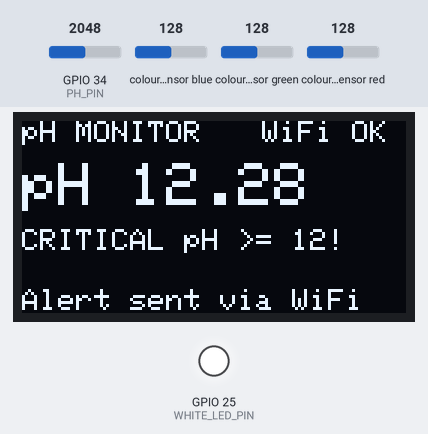
A sketch run on a simulated ESP32. Shown: 128×64 one-colour display, output pins drawn as LEDs (lit = HIGH). The test bench sets the inputs (shaded band); at power-on: GPIO 34 (PH_PIN) = 2048, colour sensor red 128, colour sensor blue 128, colour sensor green 128 (analog values on the 0–4095 scale). EEPROM starts erased; what the sketch prints to the serial monitor is not drawn.

Above: at 1.4 s.
1.5 s: GPIO 34 (PH_PIN) set to 2866
At 3.8 s:
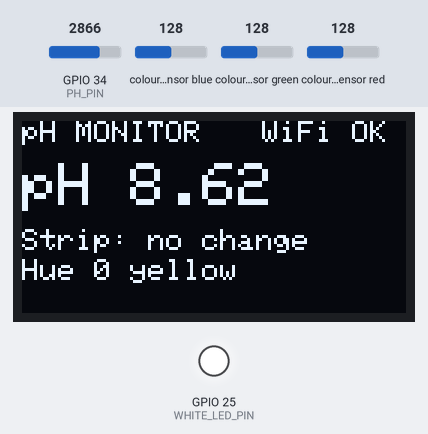
4.1 s: colour sensor red set to 191
At 6.6 s:
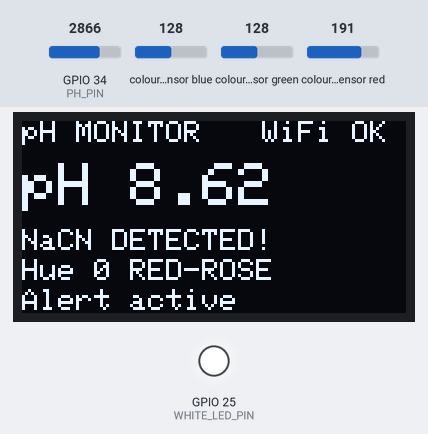
7.1 s: GPIO 34 (PH_PIN) set to 2973
At 8.3 s:
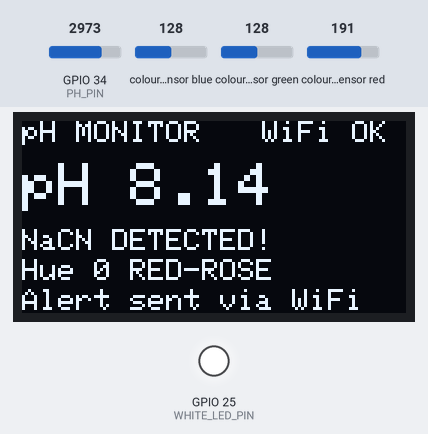
10.1 s: GPIO 34 (PH_PIN) set to 3067
At 11.3 s:
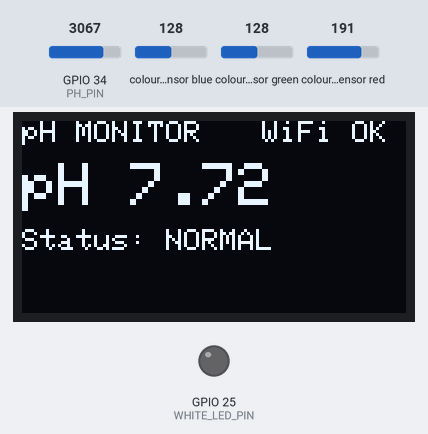
11.9 s: GPIO 34 (PH_PIN) set to 3972
At 12.8 s:
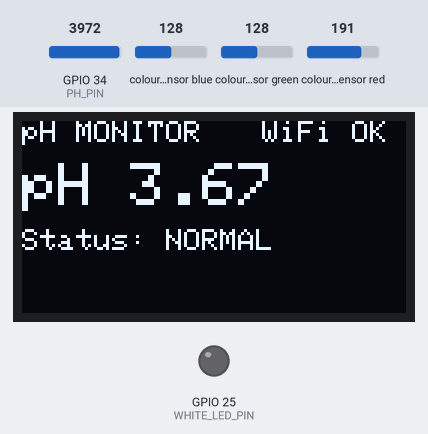
13.9 s: GPIO 34 (PH_PIN) set to 1228
At 16.6 s:
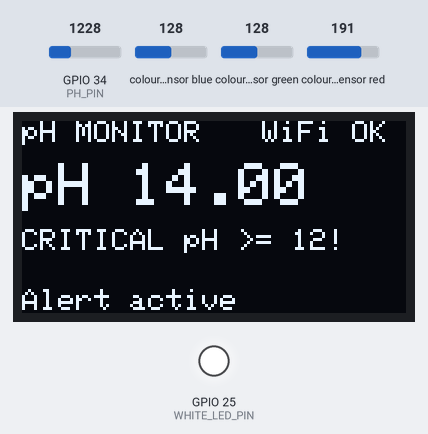
Timing chart, 0 to 17.9 s (numbered marks = the images above; inputs shaded):
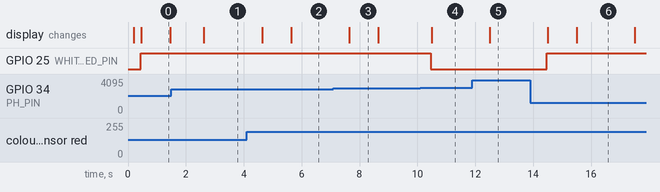

The sketch:

transmitter.ino
```cpp
/*
 * ARCCANUM - Transmitter node (ESP32-WROOM-32E)
 *
 * Continuously reads the water pH through the pH probe + amplifier board and
 * shows it on the SSD1306 OLED. The pH value is the primary decision gate:
 *
 *   pH >= 12.0          -> CRITICAL. Send a WiFi alert immediately, without
 *                          waiting for the TCS34725 colour sensor. The white
 *                          LED lights up once for 5 seconds.
 *   7.9 < pH < 12.0     -> Intermediate range. Switch on the white LED, let the
 *                          TCS34725 read the picric acid strip and compare it
 *                          with the programmed colour criteria. If the strip
 *                          turned from yellowish to red-rose, NaCN is confirmed:
 *                          show it on the OLED and send a WiFi alert. Otherwise
 *                          no alert is sent.
 *   pH <= 7.9           -> Outside the detection range. No alert.
 *
 * After every pass the loop starts over and reads the pH again.
 *
 * Alerts go to the receiver ESP32 over ESP-NOW, the ESP32's built-in direct
 * WiFi link (no router, no internet, no password needed).
 *
 * Libraries (Arduino Library Manager):
 *   - Adafruit TCS34725
 *   - Adafruit SSD1306   (pulls in Adafruit GFX Library + Adafruit BusIO)
 */

#include <Wire.h>
#include <Preferences.h>
#include <WiFi.h>
#include <esp_now.h>
#include <esp_wifi.h>
#include <Adafruit_TCS34725.h>
#include <Adafruit_GFX.h>
#include <Adafruit_SSD1306.h>

// ---------------------------------------------------------------------------
// Pin map (see README.md for the full wiring table)
// ---------------------------------------------------------------------------
// I2C bus shared by the TCS34725 and the SSD1306 OLED
#define I2C_SDA    21
#define I2C_SCL    22

// pH amplifier analog output (PO), wired directly to this pin
#define PH_PIN     34

// White LED: lights the strip steadily while the pH is in the colour-check
// range, and lights up once for 5 s when the pH becomes critical (>= 12.0)
#define WHITE_LED_PIN 25

// ---------------------------------------------------------------------------
// Detection thresholds
// ---------------------------------------------------------------------------
const float PH_CRITICAL     = 12.0;  // pH >= this -> immediate critical alert
const float PH_COLOR_CHECK  = 7.9;   // pH >  this (and < PH_CRITICAL) -> check strip

// ---------------------------------------------------------------------------
// pH conversion
//
// Standard response of the pH probe + amplifier board with its output wired
// straight to the ESP32: 2.60 V at pH 7 on this board, dropping about 0.18 V per pH
// unit as the water gets more alkaline (pH 10 -> about 2.06 V).
//
// These are defaults. If the calibration sketch (calibration/calibration.ino)
// has saved a calibration in the ESP32's memory, it replaces them at startup.
// ---------------------------------------------------------------------------
float CAL_PH_1      = 7.00;
float CAL_VOLTAGE_1 = 2.600;   // volts at the pin at pH 7.00 (measured, BNC shorted)
float CAL_PH_2      = 10.00;
float CAL_VOLTAGE_2 = 2.060;   // volts at the pin at pH 10.00

const int PH_SAMPLES = 20;           // ADC samples per pH reading

// ---------------------------------------------------------------------------
// Colour criteria for the picric acid strip (yellowish -> red-rose)
//
// The strip colour is judged by hue, saturation and brightness computed from
// the TCS34725 raw RGBC values. Yellow sits around 40-65 deg of hue; red-rose
// wraps around 0 deg (roughly 330-360 and 0-25). Tune these with the values
// printed on the Serial Monitor for your own strips and lighting.
// ---------------------------------------------------------------------------
const float RED_ROSE_HUE_LOW   = 330.0;  // hue >= this counts as red-rose ...
const float RED_ROSE_HUE_HIGH  = 25.0;   // ... or hue <= this
const float MIN_SATURATION     = 0.20;   // reject washed-out / grey readings
const float MIN_RED_TO_GREEN   = 1.40;   // R/G ratio; yellow is close to 1.0
const uint16_t MIN_CLEAR       = 100;    // reject readings that are too dark

const int COLOR_SAMPLES        = 3;      // TCS readings averaged per check
const unsigned long LED_SETTLE_MS = 150; // let the white LED stabilise

// How long the white LED stays on when the pH becomes critical
const unsigned long CRITICAL_LIGHT_MS = 5000;

// ---------------------------------------------------------------------------
// WiFi (ESP-NOW) settings (must match the receiver)
// ---------------------------------------------------------------------------
const int WIFI_CHANNEL = 1;           // both boards must use the same channel

// Alerts are broadcast, so the receiver's address does not need to be known.
const uint8_t BROADCAST_ADDRESS[] = {0xFF, 0xFF, 0xFF, 0xFF, 0xFF, 0xFF};

// Packet format: "ARC,<type>,<pH>,<seq>"   e.g. "ARC,CRIT,12.31,42"
//   type CRIT  -> pH >= 12.0, sent without colour confirmation
//   type COLOR -> intermediate pH, confirmed by the red-rose strip colour
#define PACKET_HEADER "ARC"

// Minimum time between two alerts while the condition persists. Broadcasts are
// not acknowledged, so repeating the alert also covers a missed packet. The receiver keeps its LED on while alerts keep arriving.
const unsigned long ALERT_RESEND_MS = 3000;

const unsigned long LOOP_INTERVAL_MS = 1000;

// ---------------------------------------------------------------------------
// Display
// ---------------------------------------------------------------------------
#define SCREEN_WIDTH  128
#define SCREEN_HEIGHT 64
#define OLED_ADDRESS  0x3C

Adafruit_SSD1306 display(SCREEN_WIDTH, SCREEN_HEIGHT, &Wire, -1);
Adafruit_TCS34725 tcs(TCS34725_INTEGRATIONTIME_154MS, TCS34725_GAIN_4X);

bool displayOk = false;
bool tcsOk = false;
bool linkOk = false;

uint32_t packetSeq = 0;
unsigned long lastAlertMs = 0;
bool alertSentBefore = false;

bool whiteLedOn = false;
bool wasCritical = false;            // pH was critical on the previous reading
bool criticalLightActive = false;    // 5 s critical light is running
unsigned long criticalLightStart = 0;
const char *lastAlertType = "";

enum Status {
  STATUS_NORMAL,        // pH <= 7.9
  STATUS_CHECKING,      // 7.9 < pH < 12.0, strip not red-rose
  STATUS_NACN,          // 7.9 < pH < 12.0, strip red-rose -> NaCN confirmed
  STATUS_CRITICAL,      // pH >= 12.0
  STATUS_SENSOR_ERROR   // intermediate range but the TCS34725 is missing
};

struct ColorReading {
  uint16_t r, g, b, c;
  float hue;         // 0-360 deg
  float saturation;  // 0-1
  bool redRose;
};

// ---------------------------------------------------------------------------
// pH
// ---------------------------------------------------------------------------
float readPhVoltage() {
  // Take several samples, drop the lowest and highest, average the rest.
  uint32_t samples[PH_SAMPLES];
  for (int i = 0; i < PH_SAMPLES; i++) {
    samples[i] = analogReadMilliVolts(PH_PIN);
    delay(10);
  }
  uint32_t minV = samples[0], maxV = samples[0], sum = 0;
  for (int i = 0; i < PH_SAMPLES; i++) {
    sum += samples[i];
    if (samples[i] < minV) minV = samples[i];
    if (samples[i] > maxV) maxV = samples[i];
  }
  sum -= minV + maxV;
  return (sum / float(PH_SAMPLES - 2)) / 1000.0;
}

// Uses the calibration saved by the calibration sketch, if there is one.
void loadCalibration() {
  Preferences prefs;
  prefs.begin("phcal", true);
  if (prefs.getBool("valid", false)) {
    CAL_PH_1      = prefs.getFloat("ph1", CAL_PH_1);
    CAL_VOLTAGE_1 = prefs.getFloat("v1",  CAL_VOLTAGE_1);
    CAL_PH_2      = prefs.getFloat("ph2", CAL_PH_2);
    CAL_VOLTAGE_2 = prefs.getFloat("v2",  CAL_VOLTAGE_2);
    Serial.printf("Using saved calibration: pH %.2f = %.3f V, pH %.2f = %.3f V\n",
                  CAL_PH_1, CAL_VOLTAGE_1, CAL_PH_2, CAL_VOLTAGE_2);
  } else {
    Serial.println("No saved calibration, using default pH values");
  }
  prefs.end();
}

float voltageToPh(float voltage) {
  float slope = (CAL_PH_2 - CAL_PH_1) / (CAL_VOLTAGE_2 - CAL_VOLTAGE_1);
  float ph = CAL_PH_1 + (voltage - CAL_VOLTAGE_1) * slope;
  ph = constrain(ph, 0.0, 14.0);
  // Round to the 2 decimals shown on the OLED and sent over WiFi, so the
  // threshold decision always matches the displayed/transmitted value.
  return roundf(ph * 100.0) / 100.0;
}

// ---------------------------------------------------------------------------
// Colour
// ---------------------------------------------------------------------------
void computeHueSaturation(ColorReading &cr) {
  float r = cr.r, g = cr.g, b = cr.b;
  float maxC = max(r, max(g, b));
  float minC = min(r, min(g, b));
  float delta = maxC - minC;

  cr.saturation = (maxC > 0) ? delta / maxC : 0;

  if (delta == 0) {
    cr.hue = 0;
  } else if (maxC == r) {
    cr.hue = 60.0 * fmod((g - b) / delta, 6.0);
  } else if (maxC == g) {
    cr.hue = 60.0 * ((b - r) / delta + 2.0);
  } else {
    cr.hue = 60.0 * ((r - g) / delta + 4.0);
  }
  if (cr.hue < 0) cr.hue += 360.0;
}

bool matchesRedRose(const ColorReading &cr) {
  if (cr.c < MIN_CLEAR) return false;
  if (cr.saturation < MIN_SATURATION) return false;
  if (cr.g == 0 || float(cr.r) / cr.g < MIN_RED_TO_GREEN) return false;
  return cr.hue >= RED_ROSE_HUE_LOW || cr.hue <= RED_ROSE_HUE_HIGH;
}

void setWhiteLed(bool on) {
  if (on == whiteLedOn) return;
  digitalWrite(WHITE_LED_PIN, on ? HIGH : LOW);
  whiteLedOn = on;
}

// The 5 s critical light has run out
bool criticalLightExpired() {
  return criticalLightActive && millis() - criticalLightStart >= CRITICAL_LIGHT_MS;
}

ColorReading readStripColor() {
  ColorReading cr = {};

  // The LED stays on for as long as the pH is in the colour-check range, so it
  // only needs time to settle when it has just been switched on.
  if (!whiteLedOn) {
    setWhiteLed(true);
    delay(LED_SETTLE_MS);
  }

  uint32_t sumR = 0, sumG = 0, sumB = 0, sumC = 0;
  for (int i = 0; i < COLOR_SAMPLES; i++) {
    uint16_t r, g, b, c;
    tcs.getRawData(&r, &g, &b, &c);  // blocks for one integration period
    sumR += r; sumG += g; sumB += b; sumC += c;
  }

  cr.r = sumR / COLOR_SAMPLES;
  cr.g = sumG / COLOR_SAMPLES;
  cr.b = sumB / COLOR_SAMPLES;
  cr.c = sumC / COLOR_SAMPLES;
  computeHueSaturation(cr);
  cr.redRose = matchesRedRose(cr);
  return cr;
}

// ---------------------------------------------------------------------------
// WiFi (ESP-NOW)
// ---------------------------------------------------------------------------
bool initLink() {
  WiFi.mode(WIFI_STA);
  WiFi.disconnect();
  esp_wifi_set_channel(WIFI_CHANNEL, WIFI_SECOND_CHAN_NONE);

  if (esp_now_init() != ESP_OK) return false;

  esp_now_peer_info_t peer = {};
  memcpy(peer.peer_addr, BROADCAST_ADDRESS, 6);
  peer.channel = WIFI_CHANNEL;
  peer.encrypt = false;
  return esp_now_add_peer(&peer) == ESP_OK;
}

// Returns true when a packet actually went out.
bool sendAlert(const char *type, float ph) {
  if (!linkOk) {
    Serial.println("WiFi link not available, alert NOT sent");
    return false;
  }
  unsigned long now = millis();
  if (alertSentBefore && strcmp(type, lastAlertType) == 0 &&
      now - lastAlertMs < ALERT_RESEND_MS) {
    return false;  // same condition still active, alert was sent recently
  }

  char packet[40];
  snprintf(packet, sizeof(packet), "%s,%s,%.2f,%lu",
           PACKET_HEADER, type, ph, (unsigned long)packetSeq++);

  esp_err_t result = esp_now_send(BROADCAST_ADDRESS, (const uint8_t *)packet,
                                  strlen(packet) + 1);
  if (result != ESP_OK) {
    Serial.printf("WiFi send failed (error %d)\n", result);
    return false;
  }

  lastAlertMs = now;
  lastAlertType = type;
  alertSentBefore = true;
  Serial.print("WiFi TX: ");
  Serial.println(packet);
  return true;
}

// ---------------------------------------------------------------------------
// OLED
// ---------------------------------------------------------------------------
void showScreen(float ph, Status status, const ColorReading *cr, bool alertSent) {
  if (!displayOk) return;

  display.clearDisplay();
  display.setTextColor(SSD1306_WHITE);

  display.setTextSize(1);
  display.setCursor(0, 0);
  display.print("pH MONITOR");
  display.setCursor(80, 0);
  display.print(linkOk ? "WiFi OK" : "WiFi ERR");

  display.setTextSize(2);
  display.setCursor(0, 14);
  display.print("pH ");
  display.print(ph, 2);

  display.setTextSize(1);
  display.setCursor(0, 36);
  switch (status) {
    case STATUS_NORMAL:
      display.print("Status: NORMAL");
      break;
    case STATUS_CHECKING:
      display.print("Strip: no change");
      break;
    case STATUS_NACN:
      display.print("NaCN DETECTED!");
      break;
    case STATUS_CRITICAL:
      display.print("CRITICAL pH >= 12!");
      break;
    case STATUS_SENSOR_ERROR:
      display.print("TCS34725 ERROR");
      break;
  }

  display.setCursor(0, 46);
  if (cr) {
    display.print("Hue ");
    display.print(cr->hue, 0);
    display.print(cr->redRose ? " RED-ROSE" : " yellow");
  }

  display.setCursor(0, 56);
  if (status == STATUS_CRITICAL || status == STATUS_NACN) {
    display.print(alertSent ? "Alert sent via WiFi" : "Alert active");
  }

  display.display();
}

void showBootError(const char *msg) {
  Serial.println(msg);
  if (!displayOk) return;
  display.clearDisplay();
  display.setTextSize(1);
  display.setTextColor(SSD1306_WHITE);
  display.setCursor(0, 0);
  display.println(msg);
  display.display();
  delay(1500);
}

// ---------------------------------------------------------------------------
// Setup / loop
// ---------------------------------------------------------------------------
void setup() {
  Serial.begin(115200);
  delay(200);
  Serial.println("\nARCCANUM transmitter starting");

  pinMode(WHITE_LED_PIN, OUTPUT);
  digitalWrite(WHITE_LED_PIN, LOW);

  analogReadResolution(12);
  analogSetPinAttenuation(PH_PIN, ADC_11db);  // full 0-3.3 V range
  loadCalibration();

  Wire.begin(I2C_SDA, I2C_SCL);

  displayOk = display.begin(SSD1306_SWITCHCAPVCC, OLED_ADDRESS);
  if (!displayOk) Serial.println("SSD1306 not found");

  tcsOk = tcs.begin();
  if (!tcsOk) showBootError("TCS34725 not found");

  linkOk = initLink();
  if (!linkOk) showBootError("WiFi (ESP-NOW) init failed");

  Serial.println("Ready");
}

void loop() {
  unsigned long start = millis();

  // 1. Read the pH (primary decision gate)
  float voltage = readPhVoltage();
  float ph = voltageToPh(voltage);

  Serial.print("pH voltage: ");
  Serial.print(voltage, 3);
  Serial.print(" V  pH: ");
  Serial.println(ph, 2);

  Status status;
  ColorReading color;
  bool haveColor = false;
  bool alertSent = false;

  if (ph >= PH_CRITICAL) {
    // 2a. Critical: alert immediately, no colour confirmation
    status = STATUS_CRITICAL;
    alertSent = sendAlert("CRIT", ph);

  } else if (ph > PH_COLOR_CHECK) {
    // 2b. Intermediate range: confirm with the picric acid strip
    if (!tcsOk) {
      status = STATUS_SENSOR_ERROR;
    } else {
      color = readStripColor();
      haveColor = true;

      Serial.printf("TCS R:%u G:%u B:%u C:%u  hue:%.1f sat:%.2f -> %s\n",
                    color.r, color.g, color.b, color.c,
                    color.hue, color.saturation,
                    color.redRose ? "RED-ROSE" : "no change");

      if (color.redRose) {
        status = STATUS_NACN;
        alertSent = sendAlert("COLOR", ph);
      } else {
        status = STATUS_CHECKING;  // no colour change -> no alert
      }
    }

  } else {
    // 2c. pH <= 7.9: outside the detection range, keep monitoring
    status = STATUS_NORMAL;
  }

  // White LED:
  //  - pH just became critical -> light up once for CRITICAL_LIGHT_MS
  //    (it does not restart while the pH stays critical)
  //  - colour-check range      -> steady light for the TCS34725
  //  - otherwise               -> off
  bool critical = (status == STATUS_CRITICAL);
  if (critical && !wasCritical) {
    criticalLightActive = true;
    criticalLightStart = millis();
  }
  wasCritical = critical;
  if (criticalLightExpired()) criticalLightActive = false;

  bool colorRange = (status == STATUS_CHECKING || status == STATUS_NACN);
  setWhiteLed(criticalLightActive || colorRange);

  // Once the alert condition clears, the next alert goes out without waiting.
  if (status != STATUS_CRITICAL && status != STATUS_NACN) {
    alertSentBefore = false;
  }

  showScreen(ph, status, haveColor ? &color : nullptr, alertSent);

  // 3. Back to the start of the monitoring cycle
  // (switching the 5 s critical light off on time, not up to a second late)
  while (millis() - start < LOOP_INTERVAL_MS) {
    if (criticalLightExpired()) {
      criticalLightActive = false;
      setWhiteLed(false);
    }
    delay(10);
  }
}
```

Measured:
- the behaviour switches between 3025 and 3026 on GPIO 34 (PH_PIN) (found by bisection; images 3 and 4)
- after the input at 1.5 s, the display: changes after 1.1 s (image 1)
- after the input at 4.1 s, the display: first changes after 0.53 s (image 2 shows a later state)
- after the input at 7.1 s, the display: changes after 0.54 s (image 3)
- after the input at 10.1 s, GPIO 25 (WHITE_LED_PIN): HIGH → LOW after 0.37 s; the display: changes after 0.40 s (image 4)
- after the input at 11.9 s, the display: changes after 0.60 s (image 5)
- after the input at 13.9 s, GPIO 25 (WHITE_LED_PIN): LOW → HIGH after 0.57 s; the display: first changes after 0.60 s (image 6 shows a later state)
